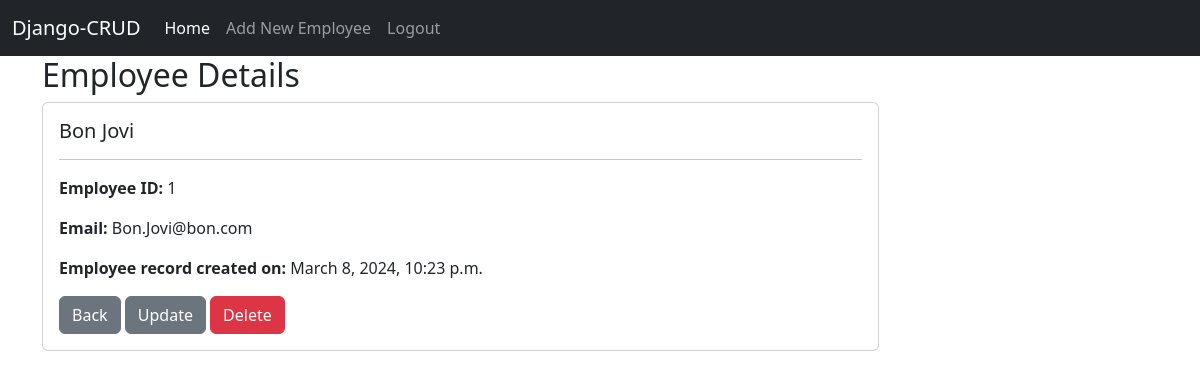
Page /employee/1 (signed in) on the committed database.
### website/models.py (models this page shows, shortened)
class Employee(models.Model):
    emp_id = models.AutoField(primary_key=True)
    first_name = models.CharField(max_length=50)
    last_name = models.CharField(max_length=100)
    email = models.EmailField()
    created_at = models.DateTimeField(auto_now_add=True)

### website/views.py (the view)
# urls.py: path("employee/<int:pk>", views.employee_view, name="employee"),
def employee_view(request, pk):
    if request.user.is_authenticated:
        employee = Employee.objects.get(emp_id=pk)
        return render(request, "website/employee.html", context={"emp": employee})
    else:
        messages.success(request, "You must be logged in to view the employee records")
        return redirect("home")

### website/templates/website/employee.html (shortened to what this page needs)
{% extends 'website/base.html' %}
{% block content %}
<h2>Employee Details</h2>
  <div class="card w-75 mb-3">
    <div class="card-body">
      <h5 class="card-title">{{ emp.first_name }} {{ emp.last_name }}</h5>
      <hr>
      <p class="card-text">
        <strong>Employee ID: </strong> {{ emp.emp_id }}
      </p>
      <p class="card-text">
        <strong>Email: </strong> {{ emp.email }}
      </p>
      <p class="card-text">
        <strong>Employee record created on: </strong> {{ emp.created_at}}
      </p>
      <a href="{% url 'home' %}" class="btn btn-secondary">Back</a>
      <a href="{% url 'update' emp.emp_id %}" class="btn btn-secondary">Update</a>
      <a href="{% url 'delete' emp.emp_id %}" class="btn btn-danger">Delete</a>
    </div>
  </div>
{% endblock %}

### rows in the picture
Employee: first_name "Bon", last_name "Jovi", emp_id "1", email "Bon.Jovi@bon.com", created_at "March 8, 2024, 10:23 p.m."
